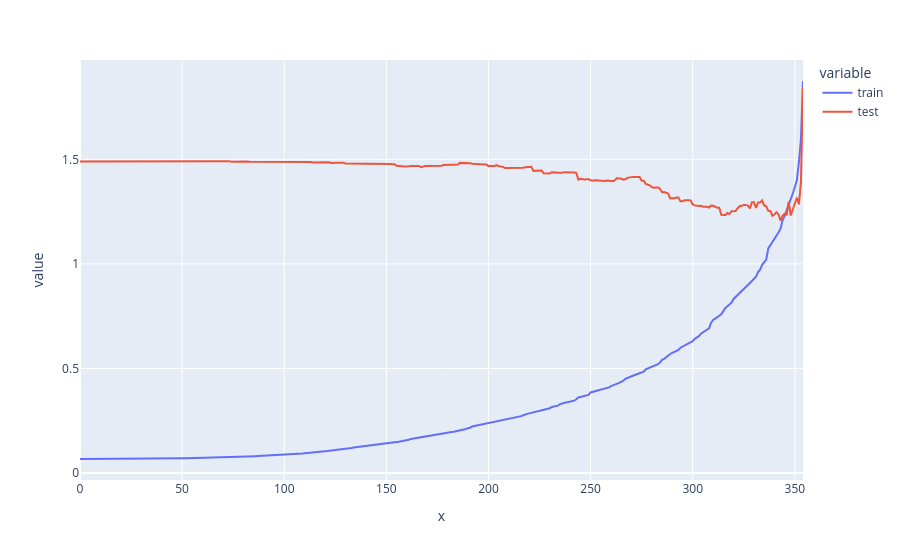

This figure's notebook cell:
### Code cell
px.line(result_df,x="x",y=["train","test"])

### Figure 1 — Plotly figure (JSON) as saved in the notebook; plotly's stock layout.template omitted (floating-point values rounded to 4 significant figures; data arrays with more than 128 entries replaced by an {"elided": "..."} marker saying what was removed)
{"data": [{"hovertemplate": "variable=train<br>x=%{x}<br>value=%{y}<extra></extra>", "legendgroup": "train", "line": {"color": "#636efa", "dash": "solid"}, "marker": {"symbol": "circle"}, "mode": "lines", "name": "train", "orientation": "v", "showlegend": true, "type": "scatter", "x": {"elided": "355 int values"}, "xaxis": "x", "y": {"elided": "355 float values"}, "yaxis": "y"}, {"hovertemplate": "variable=test<br>x=%{x}<br>value=%{y}<extra></extra>", "legendgroup": "test", "line": {"color": "#EF553B", "dash": "solid"}, "marker": {"symbol": "circle"}, "mode": "lines", "name": "test", "orientation": "v", "showlegend": true, "type": "scatter", "x": {"elided": "355 int values"}, "xaxis": "x", "y": {"elided": "355 float values"}, "yaxis": "y"}], "layout": {"legend": {"title": {"text": "variable"}, "tracegroupgap": 0}, "margin": {"t": 60}, "xaxis": {"anchor": "y", "domain": [0, 1], "title": {"text": "x"}}, "yaxis": {"anchor": "x", "domain": [0, 1], "title": {"text": "value"}}}}
